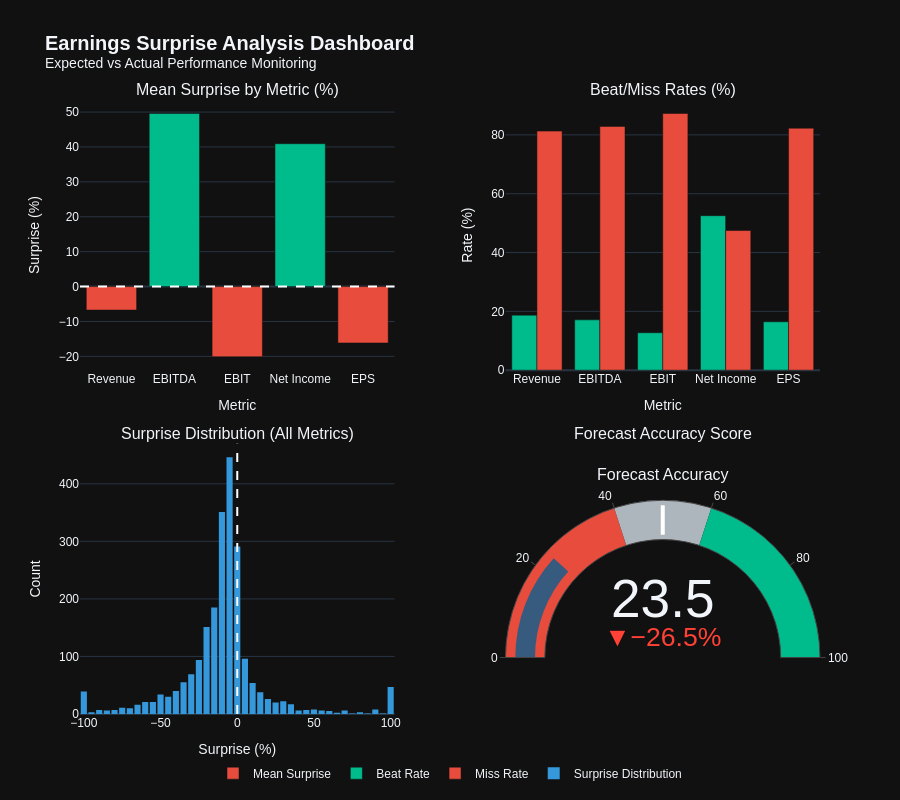
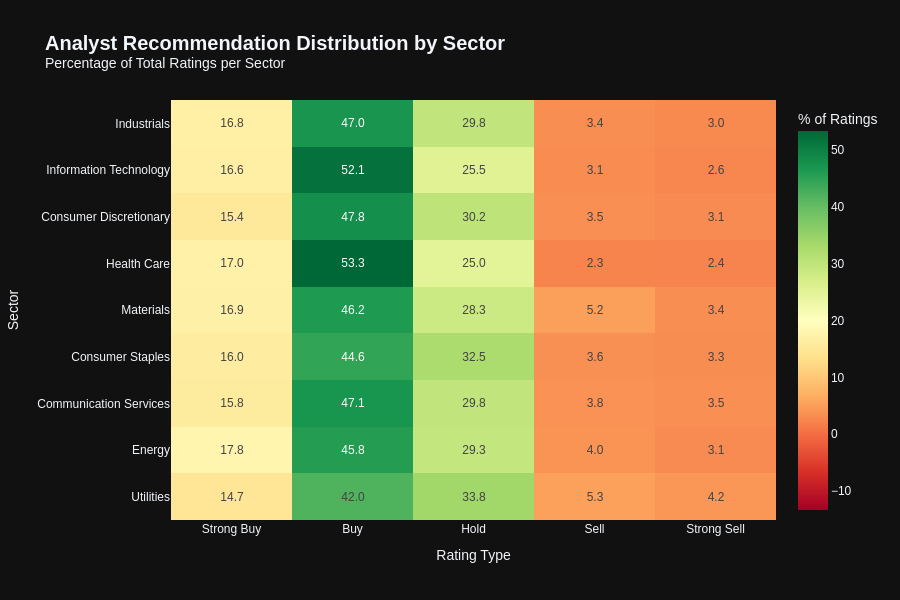

The cell these charts' notebook holds for them, in order:
### Markdown cell above
## Cell 7.13: Comprehensive Earnings Analytics Dashboard

Integrate earnings analytics visualizations with alert generation for significant events.

**Key Features:**
1. **Earnings Surprise Dashboard** - Expected vs Actual monitoring
2. **Analyst Recommendation Heatmap** - Consensus sentiment analysis
3. **Market Movers Detection** - Pre/post earnings volatility tracking
4. **Price Target Analytics** - Confidence intervals and target spread
5. **Earnings Quality Alerts** - Automated flagging of anomalies

**Outputs:**
- earnings_surprise_dashboard.html
- analyst_recommendation_heatmap.html
- market_movers_dashboard.html
- price_target_analytics.html
- earnings_quality_alerts.json

### Code cell
# ============================================================================
# Cell 7.13: Comprehensive Earnings Analytics Dashboard
# ============================================================================

print('=' * 80)
print('COMPREHENSIVE EARNINGS ANALYTICS DASHBOARD')
print('=' * 80)

# Centralized parameters (no magic numbers)
REFERENCE_DATE = resolve_reference_date(all_stocks_features, REFERENCE_DATE)
EARNINGS_SURPRISE_TOP_N = 500
ANALYST_HEATMAP_TOP_N_SECTORS = 12
MARKET_MOVERS_LOOKBACK_DAYS = 30
MARKET_MOVERS_TOP_N = 100
PRICE_TARGET_TOP_N_SECTORS = 12

# Create earnings analytics output directory
earnings_analytics_dir = OUTPUT_DIR / 'eda' / 'earnings_analytics'
earnings_analytics_dir.mkdir(parents=True, exist_ok=True)

# ============================================================================
# 1. Earnings Surprise Dashboard
# ============================================================================
print('\n📊 Generating Earnings Surprise Dashboard...')

fig_surprise = create_earnings_surprise_dashboard(
    all_stocks_features,
    reference_date=REFERENCE_DATE,
    top_n=EARNINGS_SURPRISE_TOP_N,
    output_path=earnings_analytics_dir / 'earnings_surprise_dashboard.html'
)
fig_surprise.show()
print('  ✓ Saved: earnings_surprise_dashboard.html')

# ============================================================================
# 2. Analyst Recommendation Heatmap
# ============================================================================
print('\n📊 Generating Analyst Recommendation Heatmap...')

fig_analyst_heatmap = create_analyst_recommendation_heatmap(
    all_stocks_features,
    top_n_sectors=ANALYST_HEATMAP_TOP_N_SECTORS,
    output_path=earnings_analytics_dir / 'analyst_recommendation_heatmap.html'
)
fig_analyst_heatmap.show()
print('  ✓ Saved: analyst_recommendation_heatmap.html')

# ============================================================================
# 2b. Analyst Consensus Dashboard (New - Task 3)
# ============================================================================
print('\n📊 Generating Analyst Consensus Dashboard...')

ANALYST_CONSENSUS_TOP_N = 30
fig_analyst_consensus = create_analyst_consensus_dashboard(
    all_stocks_features,
    top_n=ANALYST_CONSENSUS_TOP_N,
    output_path=earnings_analytics_dir / 'analyst_consensus_dashboard.html'
)
if fig_analyst_consensus is not None:
    fig_analyst_consensus.show()
    print('  ✓ Saved: analyst_consensus_dashboard.html')

# ============================================================================
# 3. Market Movers Dashboard
# ============================================================================
print('\n📊 Generating Market Movers Dashboard...')

fig_movers = create_market_movers_dashboard(
    all_stocks_features,
    reference_date=REFERENCE_DATE,
    lookback_days=MARKET_MOVERS_LOOKBACK_DAYS,
    top_n=MARKET_MOVERS_TOP_N,
    output_path=earnings_analytics_dir / 'market_movers_dashboard.html'
)
fig_movers.show()
print('  ✓ Saved: market_movers_dashboard.html')

# ============================================================================
# 4. Price Target Analytics Dashboard
# ============================================================================
print('\n📊 Generating Price Target Analytics Dashboard...')

fig_price_target = create_price_target_analytics(
    all_stocks_features,
    top_n_sectors=PRICE_TARGET_TOP_N_SECTORS,
    output_path=earnings_analytics_dir / 'price_target_analytics.html'
)
fig_price_target.show()
print('  ✓ Saved: price_target_analytics.html')

# ============================================================================
# 5. Generate Earnings Quality Alerts
# ============================================================================
print('\n⚠️ Generating Earnings Quality Alerts...')

# Centralized alert thresholds (customize per risk appetite)
EPS_SURPRISE_MISS_THRESHOLD_PCT = 25
ANALYST_DOWNGRADE_THRESHOLD_PCT = 25.0
ANALYST_DOWNGRADE_MIN_PERIODS = 2
TARGET_SPREAD_THRESHOLD_PCT = 50.0
PRE_EARNINGS_WINDOW_DAYS = 30
PRE_EARNINGS_VOLATILITY_QUANTILE = 0.75
MAX_TICKERS_PER_ALERT = 500

ALERT_CONFIG = EarningsAlertConfig(
    eps_surprise_miss_threshold_pct=EPS_SURPRISE_MISS_THRESHOLD_PCT,
    analyst_downgrade_threshold_pct=ANALYST_DOWNGRADE_THRESHOLD_PCT,
    analyst_downgrade_min_periods=ANALYST_DOWNGRADE_MIN_PERIODS,
    target_spread_threshold_pct=TARGET_SPREAD_THRESHOLD_PCT,
    pre_earnings_window_days=PRE_EARNINGS_WINDOW_DAYS,
    pre_earnings_volatility_quantile=PRE_EARNINGS_VOLATILITY_QUANTILE,
    max_tickers_per_alert=MAX_TICKERS_PER_ALERT,
)

alerts_path = earnings_analytics_dir / 'earnings_quality_alerts.json'
earnings_alerts = generate_earnings_quality_alerts(
    all_stocks_features,
    config=ALERT_CONFIG,
    reference_date=REFERENCE_DATE,
    output_path=alerts_path,
)
print(f'  ✓ Saved: {alerts_path}')

# Display summary
print('\n📋 Earnings Quality Alert Summary:')
print(f'  Total alerts generated: {len(earnings_alerts["alerts"])}')
for alert in earnings_alerts['alerts']:
    print(f"  [{alert['severity']}] {alert['alert_type']}: {alert['description']}")

print('\n✓ Comprehensive Earnings Analytics Dashboard Complete')
print(f'  Output directory: {earnings_analytics_dir}')
print('  Visualizations: 4 HTML files')
print(f'  Alerts: 1 JSON file with {len(earnings_alerts["alerts"])} alerts')

# ============================================================================
# 5b. Earnings Quality Dashboard (New - Task 5)
# ============================================================================
print('\n📊 Generating Earnings Quality Dashboard...')

EARNINGS_QUALITY_TOP_N_CONCERNS = 25
fig_earnings_quality = create_earnings_quality_dashboard(
    all_stocks_features,
    top_n_concerns=EARNINGS_QUALITY_TOP_N_CONCERNS,
    output_path=earnings_analytics_dir / 'earnings_quality_dashboard.html'
)
if fig_earnings_quality is not None:
    fig_earnings_quality.show()
    print('  ✓ Saved: earnings_quality_dashboard.html')

# ============================================================================
# 6. Leverage & Liquidity Heatmap (New - Task 2)
# ============================================================================
print('\n📊 Generating Leverage & Liquidity Heatmap...')

fig_leverage_liquidity = create_leverage_liquidity_heatmap(
    all_stocks_features,
    top_n_sectors=TOP_N_SECTORS,
    output_path=earnings_analytics_dir / 'leverage_liquidity_heatmap.html'
)
if fig_leverage_liquidity is not None:
    fig_leverage_liquidity.show()
    print('  ✓ Saved: leverage_liquidity_heatmap.html')

### Figure 1 — Plotly figure (JSON) as saved in the notebook; plotly's stock layout.template omitted (floating-point values rounded to 4 significant figures; data arrays with more than 128 entries replaced by an {"elided": "..."} marker saying what was removed)
{"data": [{"hovertemplate": "<b>%{x}</b><br>Surprise: %{y:.1f}%<extra></extra>", "marker": {"color": ["#e74c3c", "#00bc8c", "#e74c3c", "#00bc8c", "#e74c3c"]}, "name": "Mean Surprise", "x": ["Revenue", "EBITDA", "EBIT", "Net Income", "EPS"], "y": [-6.729, 49.58, -20.08, 40.92, -16.15], "type": "bar", "xaxis": "x", "yaxis": "y"}, {"hovertemplate": "<b>%{x}</b><br>Beat: %{y:.1f}%<extra></extra>", "marker": {"color": "#00bc8c"}, "name": "Beat Rate", "x": ["Revenue", "EBITDA", "EBIT", "Net Income", "EPS"], "y": [18.71, 17.1, 12.73, 52.52, 16.46], "type": "bar", "xaxis": "x2", "yaxis": "y2"}, {"hovertemplate": "<b>%{x}</b><br>Miss: %{y:.1f}%<extra></extra>", "marker": {"color": "#e74c3c"}, "name": "Miss Rate", "x": ["Revenue", "EBITDA", "EBIT", "Net Income", "EPS"], "y": [81.29, 82.9, 87.27, 47.48, 82.28], "type": "bar", "xaxis": "x2", "yaxis": "y2"}, {"hovertemplate": "Surprise: %{x:.1f}%<br>Count: %{y}<extra></extra>", "marker": {"color": "#3498db"}, "name": "Surprise Distribution", "nbinsx": 50, "x": {"elided": "2261 float values"}, "type": "histogram", "xaxis": "x3", "yaxis": "y3"}, {"delta": {"reference": 50, "suffix": "%"}, "gauge": {"axis": {"range": [0, 100]}, "bar": {"color": "#375a7f"}, "steps": [{"color": "#e74c3c", "range": [0, 40]}, {"color": "#adb5bd", "range": [40, 60]}, {"color": "#00bc8c", "range": [60, 100]}], "threshold": {"line": {"color": "white", "width": 4}, "thickness": 0.75, "value": 50}}, "mode": "gauge+number+delta", "title": {"font": {"size": 16}, "text": "Forecast Accuracy"}, "value": 23.5, "type": "indicator", "domain": {"x": [0.575, 1.0], "y": [0.0, 0.44]}}], "layout": {"xaxis": {"anchor": "y", "domain": [0.0, 0.425], "title": {"text": "Metric"}}, "yaxis": {"anchor": "x", "domain": [0.56, 1.0], "title": {"text": "Surprise (%)"}}, "xaxis2": {"anchor": "y2", "domain": [0.575, 1.0], "title": {"text": "Metric"}}, "yaxis2": {"anchor": "x2", "domain": [0.56, 1.0], "title": {"text": "Rate (%)"}}, "xaxis3": {"anchor": "y3", "domain": [0.0, 0.425], "title": {"text": "Surprise (%)"}}, "yaxis3": {"anchor": "x3", "domain": [0.0, 0.44], "title": {"text": "Count"}}, "annotations": [{"font": {"size": 16}, "showarrow": false, "text": "Mean Surprise by Metric (%)", "x": 0.2125, "xanchor": "center", "xref": "paper", "y": 1.0, "yanchor": "bottom", "yref": "paper"}, {"font": {"size": 16}, "showarrow": false, "text": "Beat/Miss Rates (%)", "x": 0.7875, "xanchor": "center", "xref": "paper", "y": 1.0, "yanchor": "bottom", "yref": "paper"}, {"font": {"size": 16}, "showarrow": false, "text": "Surprise Distribution (All Metrics)", "x": 0.2125, "xanchor": "center", "xref": "paper", "y": 0.44, "yanchor": "bottom", "yref": "paper"}, {"font": {"size": 16}, "showarrow": false, "text": "Forecast Accuracy Score", "x": 0.7875, "xanchor": "center", "xref": "paper", "y": 0.44, "yanchor": "bottom", "yref": "paper"}], "shapes": [{"line": {"color": "white", "dash": "dash"}, "type": "line", "x0": 0, "x1": 1, "xref": "x domain", "y0": 0, "y1": 0, "yref": "y"}, {"line": {"color": "white", "dash": "dash"}, "type": "line", "x0": 0, "x1": 0, "xref": "x3", "y0": 0, "y1": 1, "yref": "y3 domain"}], "legend": {"orientation": "h", "yanchor": "bottom", "y": -0.12, "xanchor": "center", "x": 0.5}, "font": {"family": "Arial, sans-serif", "size": 12}, "title": {"text": "<b>Earnings Surprise Analysis Dashboard</b><br><sup>Expected vs Actual Performance Monitoring</sup>", "font": {"size": 20}}, "height": 800, "showlegend": true}}

### Figure 2 — Plotly figure (JSON) as saved in the notebook; plotly's stock layout.template omitted (floating-point values rounded to 4 significant figures)
{"data": [{"coloraxis": "coloraxis", "name": "0", "texttemplate": "%{z:.1f}", "x": ["Strong Buy", "Buy", "Hold", "Sell", "Strong Sell"], "y": ["Industrials", "Information Technology", "Consumer Discretionary", "Health Care", "Materials", "Consumer Staples", "Communication Services", "Energy", "Utilities"], "z": [[16.79, 47.03, 29.76, 3.434, 2.985], [16.61, 52.11, 25.51, 3.149, 2.611], [15.37, 47.81, 30.23, 3.529, 3.052], [16.96, 53.32, 24.98, 2.335, 2.401], [16.87, 46.23, 28.3, 5.19, 3.409], [16.03, 44.56, 32.52, 3.574, 3.317], [15.82, 47.11, 29.78, 3.821, 3.462], [17.78, 45.76, 29.35, 4.035, 3.078], [14.71, 42.01, 33.78, 5.328, 4.17]], "type": "heatmap", "xaxis": "x", "yaxis": "y", "hovertemplate": "Rating Type: %{x}<br>Sector: %{y}<br>% of Ratings: %{z}<extra></extra>"}], "layout": {"xaxis": {"anchor": "y", "domain": [0.0, 1.0], "title": {"text": "Rating Type"}}, "yaxis": {"anchor": "x", "domain": [0.0, 1.0], "autorange": "reversed", "title": {"text": "Sector"}}, "coloraxis": {"colorbar": {"title": {"text": "% of Ratings"}}, "colorscale": [[0.0, "rgb(165,0,38)"], [0.1, "rgb(215,48,39)"], [0.2, "rgb(244,109,67)"], [0.3, "rgb(253,174,97)"], [0.4, "rgb(254,224,139)"], [0.5, "rgb(255,255,191)"], [0.6, "rgb(217,239,139)"], [0.7, "rgb(166,217,106)"], [0.8, "rgb(102,189,99)"], [0.9, "rgb(26,152,80)"], [1.0, "rgb(0,104,55)"]], "cmid": 20}, "title": {"text": "<b>Analyst Recommendation Distribution by Sector</b><br><sup>Percentage of Total Ratings per Sector</sup>", "font": {"size": 20}}, "font": {"family": "Arial, sans-serif", "size": 12}, "height": 600}}
